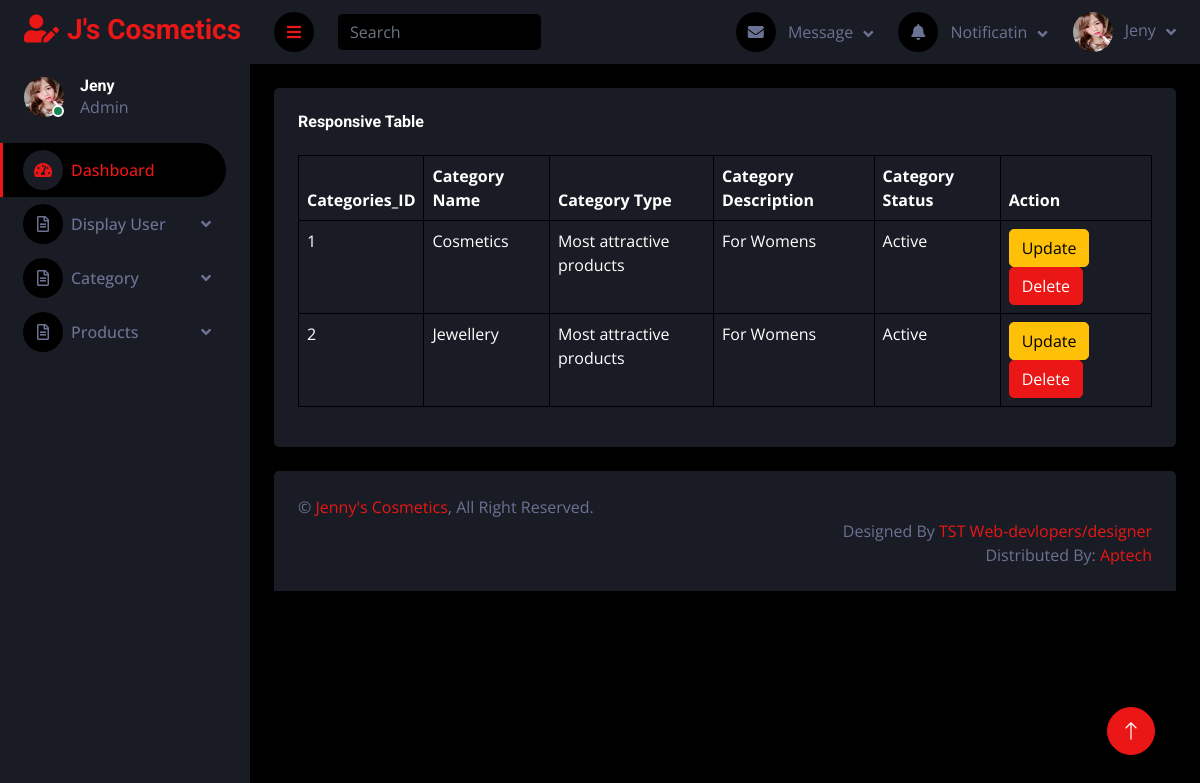
Screenshot of /admin/viewcategory.php with the database file from the repository.
### tables this page shows
CREATE TABLE `addcat` (
  `id` int(11) NOT NULL,
  `name` varchar(255) NOT NULL,
  `type` varchar(255) NOT NULL,
  `description` text NOT NULL,
  `status` tinyint(4) NOT NULL DEFAULT 1
);

### admin/viewcategory.php (the view, shortened to what this page needs)
<?php
require('../includes/config.php');
$fetch_cat = "SELECT * FROM `addcat` WHERE status = '1'";
$cat_query = mysqli_query($connection,$fetch_cat);
if(mysqli_num_rows($cat_query) > 0 ){
?>
<!DOCTYPE html>
<html lang="en">
<head>
    <link href="https://cdnjs.cloudflare.com/ajax/libs/font-awesome/5.10.0/css/all.min.css" rel="stylesheet">
    <link href="https://cdn.jsdelivr.net/npm/bootstrap-icons@1.4.1/font/bootstrap-icons.css" rel="stylesheet">
    <link href="lib/owlcarousel/assets/owl.carousel.min.css" rel="stylesheet">
    <link href="lib/tempusdominus/css/tempusdominus-bootstrap-4.min.css" rel="stylesheet" />
    <link href="css/bootstrap.min.css" rel="stylesheet">
    <link href="css/style.css" rel="stylesheet">
</head>
<body>
    <div class="container-fluid position-relative d-flex p-0">
       <?php
       include('sidebar.php');
       ?>
        <div class="content">
             <?php
             include('navbar.php');
             ?>
            <div class="container-fluid pt-4 px-4">
                <div class="row g-4">
                      <div class="col-12">
                        <div class="bg-secondary rounded h-100 p-4">
                            <h6 class="mb-4">Responsive Table</h6>
                            <div class="table-responsive">
                                <table class="table table-bordered text-white">
                                    <thead>
                                        <tr>
                                            <th scope="col">Categories_ID</th>
                                            <th scope="col">Category Name</th>
                                            <th scope="col">Category Type</th>
                                            <th scope="col">Category Description</th>
                                            <th scope="col">Category Status</th>
                                            <th scope="col">Action</th>
                                        </tr>
                                    </thead>
                                    <tbody>
                                     <?php
                                     while($show = mysqli_fetch_assoc($cat_query)){
                                     ?>
                                        <tr>
                                            <td><?php echo $show['id'];?></td>
                                            <td><?php echo $show['name'];?></td>
                                            <td><?php echo $show['type'];?></td>
                                            <td><?php echo $show['description'];?></td>
                                            <?php
                                            if($show['status'] == 1){
                                            ?>
                                            <td><?php echo "Active" ?></td>
                                            <?php
                                            }
                                            ?>
                                            <td><a href="updatecat.php" class="btn btn-warning">Update</a>
                                            <a href="deletecat.php" class="btn btn-primary ">Delete</a></td>
                                        </tr>
                                        <?php
                                        }
                                        }
                                        ?>
                                    </tbody>
                                </table>
                            </div>
                        </div>
                    </div>
                </div>
            </div>
            <?php
            include('footer.php');
            ?>
        </div>
        <a href="#" class="btn btn-lg btn-primary btn-lg-square back-to-top"><i class="bi bi-arrow-up"></i></a>
    </div>
</body>
</html>

### admin/css/style.css (style rules this page uses)
:root { --primary: #EB1616; --secondary: #191C24; --light: #6C7293; --dark: #000000; }
.back-to-top { position: fixed; display: none; right: 45px; bottom: 45px; z-index: 99; }
.btn { transition: .5s; }
.btn-lg-square { width: 48px; height: 48px; }
.btn-square, .btn-sm-square, .btn-lg-square { padding: 0; display: inline-flex; align-items: center; justify-content: center; font-weight: normal; border-radius: 50px; }
.content { margin-left: 250px; min-height: 100vh; background: var(--dark); transition: 0.5s; }
@media (min-width: 992px) { .content { width: calc(100% - 250px); } }

### rows the page displays
addcat: id "1", name "Cosmetics", type "Most attractive products", description "For Womens", status "Active"
addcat: id "2", name "Jewellery", type "Most attractive products", description "For Womens", status "Active"
